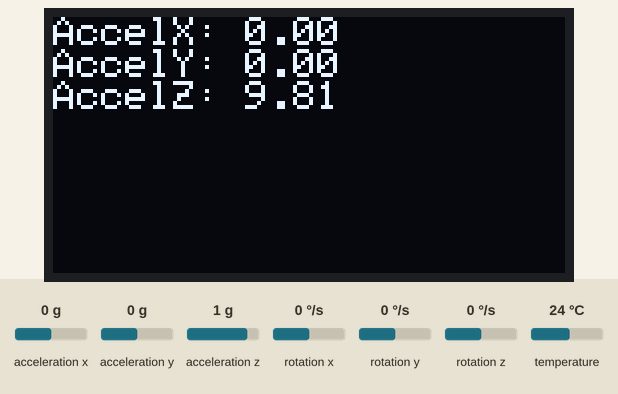
Simulated run of this sketch. Board: Raspberry Pi Pico. Shown: 128×64 one-colour display. The test bench sets the inputs (shaded band); at power-on: acceleration x 0 g, acceleration y 0 g, acceleration z 1 g, rotation x 0 °/s, rotation y 0 °/s, rotation z 0 °/s, temperature 24 °C. What the sketch prints to the serial monitor is not drawn.

Above: at 1.8 s.
1.9 s: acceleration x set to -1.4 g
At 2.5 s:
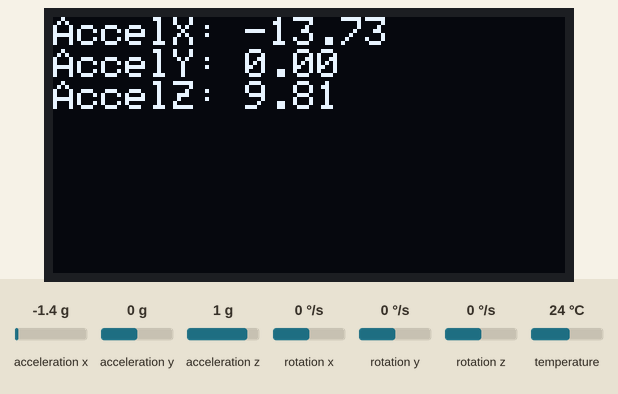
3.6 s: acceleration y set to -1.4 g
At 4.4 s:
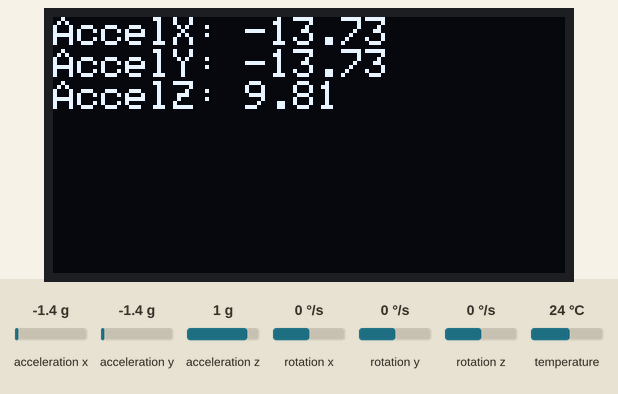
5.2 s: acceleration z set to -1.4 g
At 6.2 s:
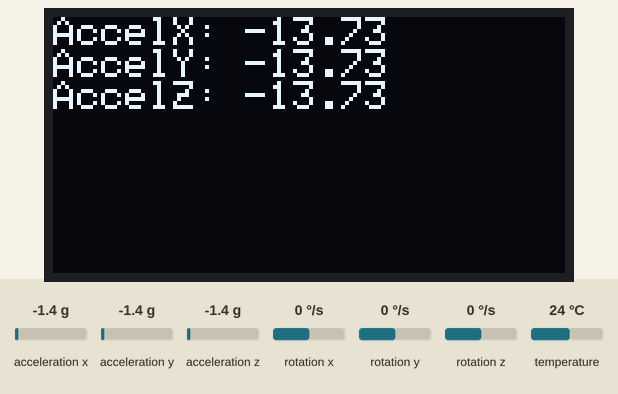
6.8 s: acceleration x set to -0.8 g
At 8.0 s:
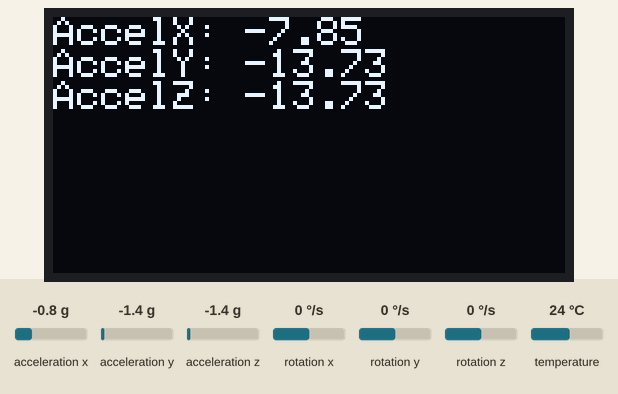
8.3 s: acceleration y set to -0.8 g
At 9.9 s:
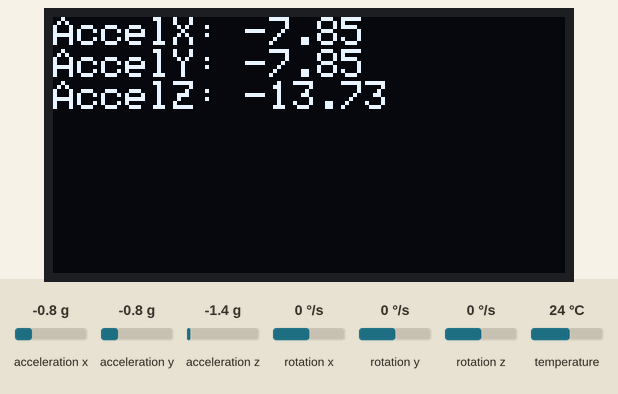
Timing chart, 0 to 10.9 s (numbered marks = the images above; inputs shaded):
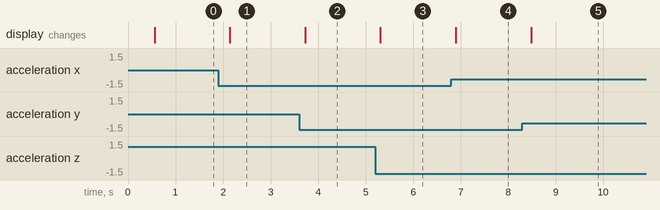

Measured:
- after the input at 1.9 s, the display: changes after 0.24 s (image 1)
- after the input at 3.6 s, the display: changes after 0.13 s (image 2)
- after the input at 5.2 s, the display: changes after 0.11 s (image 3)
- after the input at 6.8 s, the display: changes after 0.10 s (image 4)
- after the input at 8.3 s, the display: changes after 0.18 s (image 5)

The sketch:

sketch.ino
```cpp
#include <Wire.h>
#include <Adafruit_GFX.h>
#include <Adafruit_SSD1306.h>
#include <Adafruit_MPU6050.h>
#include <Adafruit_Sensor.h>

#define SCREEN_WIDTH 128
#define SCREEN_HEIGHT 64
#define OLED_RESET    -1
#define OLED_ADDR     0x3C

Adafruit_SSD1306 display(SCREEN_WIDTH, SCREEN_HEIGHT, &Wire, OLED_RESET);
Adafruit_MPU6050 mpu;

void setup() {
  Serial.begin(115200);
  Wire.begin(); // SDA=GP4, SCL=GP5

  // Initialize OLED
  if(!display.begin(SSD1306_SWITCHCAPVCC, OLED_ADDR)) {
    Serial.println("OLED not found");
    while(1);
  }
  display.clearDisplay();

  // Initialize MPU6050
  if(!mpu.begin()) {
    Serial.println("MPU6050 not found");
    while(1);
  }

  // Configure sensor
  mpu.setAccelerometerRange(MPU6050_RANGE_8_G);
  mpu.setGyroRange(MPU6050_RANGE_500_DEG);
  mpu.setFilterBandwidth(MPU6050_BAND_21_HZ);

  Serial.println("Setup complete");
}

void loop() {
  // Poll every 500 ms
  delay(500);

  sensors_event_t a, g, temp;
  mpu.getEvent(&a, &g, &temp);

  // Handle invalid data
  if (isnan(a.acceleration.x) || isnan(a.acceleration.y) || isnan(a.acceleration.z)) {
    Serial.println("Invalid sensor data");
    return;
  }

  // Log with timestamp
  unsigned long now = millis();
  Serial.print("Time: "); Serial.print(now);
  Serial.print(" ms | AccelX: "); Serial.print(a.acceleration.x);
  Serial.print(" Y: "); Serial.print(a.acceleration.y);
  Serial.print(" Z: "); Serial.println(a.acceleration.z);

  // Show on OLED
  display.clearDisplay();
  display.setTextSize(1);
  display.setTextColor(SSD1306_WHITE);
  display.setCursor(0,0);
  display.print("AccelX: "); display.println(a.acceleration.x);
  display.print("AccelY: "); display.println(a.acceleration.y);
  display.print("AccelZ: "); display.println(a.acceleration.z);
  display.display();
}
```
